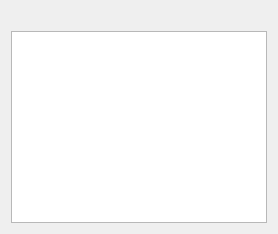
<?xml version="1.0" encoding="UTF-8"?>
<ui version="4.0">
 <class>ClosingApplicationsWidget</class>
 <widget class="QWidget" name="ClosingApplicationsWidget">
  <property name="windowTitle">
   <string>Preparing to Install</string>
  </property>
  <layout class="QVBoxLayout" name="closingApplicationsLayout">
   <item>
    <widget class="QLabel" name="descriptionLabel">
     <property name="wordWrap">
      <bool>true</bool>
     </property>
     <property name="text">
      <string/>
     </property>
    </widget>
   </item>
   <item>
    <widget class="QTextBrowser" name="applicationsBrowser"/>
   </item>
  </layout>
 </widget>
 <resources/>
 <connections/>
</ui>
